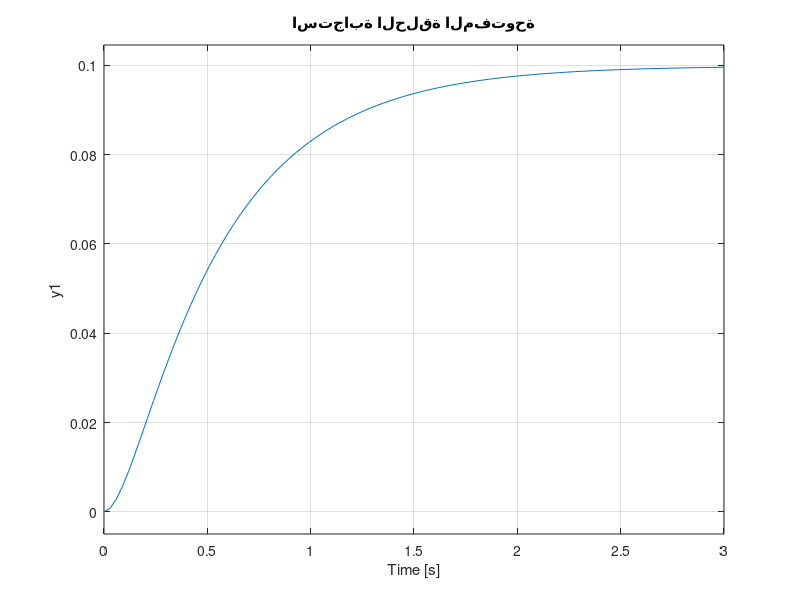

The MATLAB source for this figure: (Note: this script raises an error after producing the figure.)
%% الجلسة 8: قالب المشروع العملي
%  اختار رقم المشروع، وكمّل الأجزاء المكتوب جنبها TODO
%  يحتاج: Control System Toolbox و Fuzzy Logic Toolbox و Simulink
clc; clear; close all;

project = 1;        % 1: سرعة محرك DC   2: مثبّت سرعة سيارة   3: تدفئة غرفة

%% 1. معاملات النظام والسيناريو والمواصفات
s = tf('s');
switch project
    case 1  % محرك DC: الدخل جهد (V)، الخرج سرعة دوران (rad/s)
        J = 0.01; b = 0.1; K = 0.01; R = 1; L = 0.5;
        G = K / ((J*s + b)*(L*s + R) + K^2);
        uLim = [-24 24];   ref = 1;     Tend = 4;
        spec = 'OS < 5%%، Ts < 1.2 s، عزم حمل 0.005 N.m عند t = 2 بدون خطأ مستقر';
    case 2  % سيارة: الدخل قوة المحرك (N)، الخرج السرعة (m/s)
        m = 1000; bc = 50;
        G = 1 / (m*s + bc);
        uLim = [0 4000];   ref = 20;    Tend = 60;
        spec = 'OS < 2%%، Ts < 10 s، طلعة (قوة 500 N) عند t = 30 والسرعة ما تنزل أكتر من 1 m/s';
    case 3  % غرفة: الدخل نسبة تشغيل المدفأة (0..1)، الخرج الحرارة (°C)
        tau = 100; Kh = 20; delay = 5;
        G = Kh / (tau*s + 1);  G.InputDelay = delay;
        uLim = [0 1];      ref = 22;    Tend = 1200;
        spec = 'من 15 لـ 22 °C: تجاوز < 0.5 °C، Ts < 300 s، فتح شباك عند t = 600 (الخارج 15 -> 5 °C) والهبوط < 1 °C';
end
fprintf('المشروع %d\nالمواصفات: %s\n\n', project, sprintf(spec));

%% 2. فهم النظام: استجابة الحلقة المفتوحة
figure; step(G); grid on; title('استجابة الحلقة المفتوحة');
disp(stepinfo(G));

%% 3. المتحكم المرجعي: PID
C = pidtune(G, 'PID');
disp(C);
figure; step(feedback(C*G, 1)); grid on; title('PID (بدون حدود المشغّل)');
% TODO: جرّب PID بـ Simulink مع Saturation بحدود uLim ومع Anti-windup

%% 4. تصميم المتحكم العائم
% TODO: حدد نوع المتحكم (Fuzzy-PD، Fuzzy-PID، أو تزايدي متل الجلسة 7)
% TODO: حدد المدخلات ومجالاتها ومعاملات التقييس (Ke، Kd، Ku)
% TODO: عرّف دوال الانتماء وجدول القواعد
fis = mamfis('Name', sprintf('project%d', project));
% fis = addInput(fis, [-1 1], 'Name', 'e');
% ...
% writeFIS(fis, sprintf('project%d', project));

%% 5. المقارنة
% TODO: شغّل نموذج Simulink للمتحكمين بنفس السيناريو، واحسب لكل واحد:
%       التجاوز، وزمن الاستقرار، والخطأ المستقر، وأكبر انحراف بعد الاضطراب،
%       وأكبر قيمة لإشارة التحكم
% TODO: كرر التجربة بعد تغيير معامل بالنظام ±20% (اختبار المتانة)
